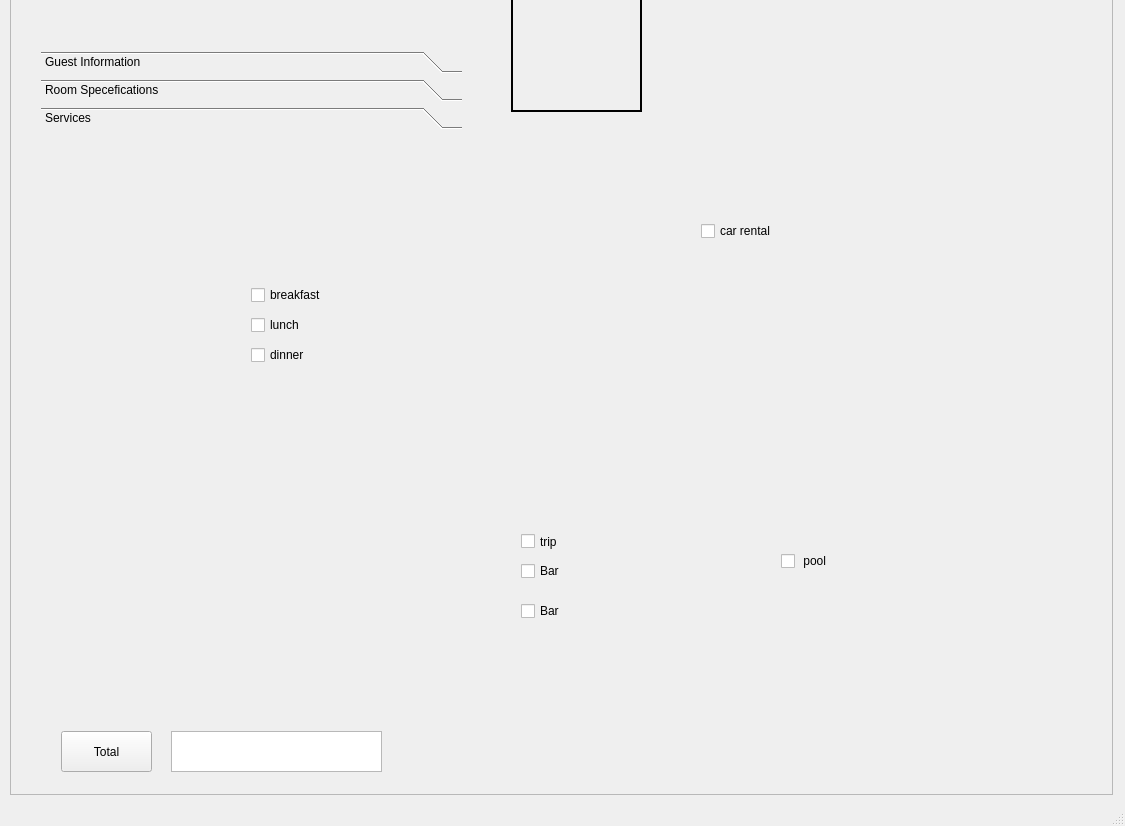
<?xml version="1.0" encoding="UTF-8"?>
<ui version="4.0">
 <class>MainWindow</class>
 <widget class="QMainWindow" name="MainWindow">
  <property name="geometry">
   <rect>
    <x>0</x>
    <y>0</y>
    <width>1125</width>
    <height>826</height>
   </rect>
  </property>
  <property name="windowTitle">
   <string>MainWindow</string>
  </property>
  <widget class="QWidget" name="centralwidget">
   <widget class="QScrollArea" name="scrollArea">
    <property name="geometry">
     <rect>
      <x>10</x>
      <y>-20</y>
      <width>1103</width>
      <height>815</height>
     </rect>
    </property>
    <property name="widgetResizable">
     <bool>true</bool>
    </property>
    <widget class="QWidget" name="scrollAreaWidgetContents">
     <property name="geometry">
      <rect>
       <x>0</x>
       <y>0</y>
       <width>1101</width>
       <height>813</height>
      </rect>
     </property>
     <widget class="QLabel" name="label">
      <property name="geometry">
       <rect>
        <x>500</x>
        <y>10</y>
        <width>131</width>
        <height>121</height>
       </rect>
      </property>
      <property name="layoutDirection">
       <enum>Qt::LeftToRight</enum>
      </property>
      <property name="styleSheet">
       <string notr="true"/>
      </property>
      <property name="frameShape">
       <enum>QFrame::WinPanel</enum>
      </property>
      <property name="lineWidth">
       <number>1</number>
      </property>
      <property name="text">
       <string/>
      </property>
      <property name="pixmap">
       <pixmap resource="../Booking/test.qrc">:/newPrefix/booking.png</pixmap>
      </property>
      <property name="scaledContents">
       <bool>true</bool>
      </property>
     </widget>
     <widget class="QToolBox" name="toolBox">
      <property name="geometry">
       <rect>
        <x>30</x>
        <y>70</y>
        <width>421</width>
        <height>661</height>
       </rect>
      </property>
      <property name="currentIndex">
       <number>2</number>
      </property>
      <widget class="QWidget" name="widget">
       <property name="geometry">
        <rect>
         <x>0</x>
         <y>0</y>
         <width>421</width>
         <height>568</height>
        </rect>
       </property>
       <attribute name="label">
        <string>Guest Information</string>
       </attribute>
       <widget class="QLineEdit" name="lineEdit_6">
        <property name="geometry">
         <rect>
          <x>150</x>
          <y>430</y>
          <width>261</width>
          <height>31</height>
         </rect>
        </property>
        <property name="text">
         <string/>
        </property>
        <property name="placeholderText">
         <string>Please Enter Your National_ID</string>
        </property>
       </widget>
       <widget class="QLineEdit" name="lineEdit_3">
        <property name="geometry">
         <rect>
          <x>150</x>
          <y>190</y>
          <width>261</width>
          <height>31</height>
         </rect>
        </property>
        <property name="text">
         <string/>
        </property>
        <property name="placeholderText">
         <string>Please Enter Your Email</string>
        </property>
       </widget>
       <widget class="QLineEdit" name="lineEdit_5">
        <property name="geometry">
         <rect>
          <x>150</x>
          <y>350</y>
          <width>261</width>
          <height>31</height>
         </rect>
        </property>
        <property name="text">
         <string/>
        </property>
        <property name="placeholderText">
         <string>Please Enter Your Adress</string>
        </property>
       </widget>
       <widget class="QLineEdit" name="lineEdit_2">
        <property name="geometry">
         <rect>
          <x>150</x>
          <y>110</y>
          <width>261</width>
          <height>31</height>
         </rect>
        </property>
        <property name="text">
         <string/>
        </property>
        <property name="placeholderText">
         <string>Please Enter Your Password</string>
        </property>
       </widget>
       <widget class="QLineEdit" name="lineEdit_4">
        <property name="geometry">
         <rect>
          <x>150</x>
          <y>270</y>
          <width>261</width>
          <height>31</height>
         </rect>
        </property>
        <property name="text">
         <string/>
        </property>
        <property name="placeholderText">
         <string>Please Enter Your Phone number</string>
        </property>
       </widget>
       <widget class="QLineEdit" name="lineEdit">
        <property name="geometry">
         <rect>
          <x>150</x>
          <y>30</y>
          <width>261</width>
          <height>31</height>
         </rect>
        </property>
        <property name="text">
         <string/>
        </property>
        <property name="placeholderText">
         <string>Please Enter Username</string>
        </property>
       </widget>
       <widget class="QRadioButton" name="radioButton">
        <property name="geometry">
         <rect>
          <x>160</x>
          <y>510</y>
          <width>95</width>
          <height>20</height>
         </rect>
        </property>
        <property name="text">
         <string>Male</string>
        </property>
       </widget>
       <widget class="QRadioButton" name="radioButton_2">
        <property name="geometry">
         <rect>
          <x>260</x>
          <y>510</y>
          <width>95</width>
          <height>20</height>
         </rect>
        </property>
        <property name="text">
         <string>Female</string>
        </property>
       </widget>
       <widget class="QLabel" name="label_7">
        <property name="geometry">
         <rect>
          <x>30</x>
          <y>0</y>
          <width>91</width>
          <height>91</height>
         </rect>
        </property>
        <property name="minimumSize">
         <size>
          <width>91</width>
          <height>0</height>
         </size>
        </property>
        <property name="maximumSize">
         <size>
          <width>91</width>
          <height>16777215</height>
         </size>
        </property>
        <property name="styleSheet">
         <string notr="true"/>
        </property>
        <property name="text">
         <string/>
        </property>
        <property name="pixmap">
         <pixmap resource="../Booking/test.qrc">:/newPrefix/username.png</pixmap>
        </property>
        <property name="scaledContents">
         <bool>true</bool>
        </property>
       </widget>
       <widget class="QLabel" name="label_8">
        <property name="geometry">
         <rect>
          <x>30</x>
          <y>100</y>
          <width>91</width>
          <height>71</height>
         </rect>
        </property>
        <property name="text">
         <string/>
        </property>
        <property name="pixmap">
         <pixmap>../Booking/pass.png</pixmap>
        </property>
        <property name="scaledContents">
         <bool>true</bool>
        </property>
       </widget>
       <widget class="QLabel" name="label_9">
        <property name="geometry">
         <rect>
          <x>30</x>
          <y>180</y>
          <width>91</width>
          <height>71</height>
         </rect>
        </property>
        <property name="text">
         <string/>
        </property>
        <property name="pixmap">
         <pixmap resource="../Booking/test.qrc">:/newPrefix/email.png</pixmap>
        </property>
        <property name="scaledContents">
         <bool>true</bool>
        </property>
       </widget>
       <widget class="QLabel" name="label_10">
        <property name="geometry">
         <rect>
          <x>30</x>
          <y>260</y>
          <width>91</width>
          <height>71</height>
         </rect>
        </property>
        <property name="text">
         <string/>
        </property>
        <property name="pixmap">
         <pixmap resource="../Booking/test.qrc">:/newPrefix/mobile.png</pixmap>
        </property>
        <property name="scaledContents">
         <bool>true</bool>
        </property>
       </widget>
       <widget class="QLabel" name="label_11">
        <property name="geometry">
         <rect>
          <x>30</x>
          <y>340</y>
          <width>91</width>
          <height>61</height>
         </rect>
        </property>
        <property name="text">
         <string/>
        </property>
        <property name="pixmap">
         <pixmap resource="../Booking/test.qrc">:/newPrefix/add.png</pixmap>
        </property>
        <property name="scaledContents">
         <bool>true</bool>
        </property>
       </widget>
       <widget class="QLabel" name="label_12">
        <property name="geometry">
         <rect>
          <x>30</x>
          <y>420</y>
          <width>91</width>
          <height>61</height>
         </rect>
        </property>
        <property name="text">
         <string/>
        </property>
        <property name="pixmap">
         <pixmap resource="../Booking/test.qrc">:/newPrefix/id.png</pixmap>
        </property>
        <property name="scaledContents">
         <bool>true</bool>
        </property>
       </widget>
       <widget class="QLabel" name="label_13">
        <property name="geometry">
         <rect>
          <x>30</x>
          <y>490</y>
          <width>91</width>
          <height>71</height>
         </rect>
        </property>
        <property name="text">
         <string/>
        </property>
        <property name="pixmap">
         <pixmap resource="../Booking/test.qrc">:/newPrefix/gender.png</pixmap>
        </property>
        <property name="scaledContents">
         <bool>true</bool>
        </property>
       </widget>
      </widget>
      <widget class="QWidget" name="page_2">
       <property name="geometry">
        <rect>
         <x>0</x>
         <y>0</y>
         <width>421</width>
         <height>568</height>
        </rect>
       </property>
       <attribute name="label">
        <string>Room Specefications</string>
       </attribute>
       <widget class="QComboBox" name="comboBox">
        <property name="geometry">
         <rect>
          <x>280</x>
          <y>70</y>
          <width>91</width>
          <height>31</height>
         </rect>
        </property>
        <item>
         <property name="text">
          <string>Single</string>
         </property>
        </item>
        <item>
         <property name="text">
          <string>Double</string>
         </property>
        </item>
        <item>
         <property name="text">
          <string>Family</string>
         </property>
        </item>
        <item>
         <property name="text">
          <string/>
         </property>
        </item>
       </widget>
       <widget class="QLabel" name="label_2">
        <property name="geometry">
         <rect>
          <x>130</x>
          <y>80</y>
          <width>91</width>
          <height>21</height>
         </rect>
        </property>
        <property name="text">
         <string>Room type</string>
        </property>
       </widget>
       <widget class="QDateEdit" name="dateEdit">
        <property name="geometry">
         <rect>
          <x>281</x>
          <y>410</y>
          <width>131</width>
          <height>22</height>
         </rect>
        </property>
       </widget>
       <widget class="QDateEdit" name="dateEdit_2">
        <property name="geometry">
         <rect>
          <x>281</x>
          <y>460</y>
          <width>131</width>
          <height>22</height>
         </rect>
        </property>
       </widget>
       <widget class="QLabel" name="label_3">
        <property name="geometry">
         <rect>
          <x>130</x>
          <y>410</y>
          <width>111</width>
          <height>16</height>
         </rect>
        </property>
        <property name="text">
         <string>Check in date</string>
        </property>
       </widget>
       <widget class="QLabel" name="label_4">
        <property name="geometry">
         <rect>
          <x>130</x>
          <y>460</y>
          <width>121</width>
          <height>16</height>
         </rect>
        </property>
        <property name="text">
         <string>Check out date</string>
        </property>
       </widget>
       <widget class="QSpinBox" name="spinBox">
        <property name="geometry">
         <rect>
          <x>290</x>
          <y>220</y>
          <width>42</width>
          <height>22</height>
         </rect>
        </property>
       </widget>
       <widget class="QSpinBox" name="spinBox_2">
        <property name="geometry">
         <rect>
          <x>290</x>
          <y>260</y>
          <width>42</width>
          <height>22</height>
         </rect>
        </property>
       </widget>
       <widget class="QLabel" name="label_5">
        <property name="geometry">
         <rect>
          <x>130</x>
          <y>230</y>
          <width>101</width>
          <height>16</height>
         </rect>
        </property>
        <property name="text">
         <string>no_of adults</string>
        </property>
       </widget>
       <widget class="QLabel" name="label_6">
        <property name="geometry">
         <rect>
          <x>130</x>
          <y>260</y>
          <width>111</width>
          <height>16</height>
         </rect>
        </property>
        <property name="text">
         <string>no_of children</string>
        </property>
       </widget>
       <widget class="QLabel" name="label_17">
        <property name="geometry">
         <rect>
          <x>0</x>
          <y>30</y>
          <width>121</width>
          <height>121</height>
         </rect>
        </property>
        <property name="text">
         <string/>
        </property>
        <property name="pixmap">
         <pixmap resource="../Booking/test.qrc">:/newPrefix/room.png</pixmap>
        </property>
        <property name="scaledContents">
         <bool>true</bool>
        </property>
       </widget>
       <widget class="QLabel" name="label_18">
        <property name="geometry">
         <rect>
          <x>-10</x>
          <y>200</y>
          <width>131</width>
          <height>121</height>
         </rect>
        </property>
        <property name="text">
         <string/>
        </property>
        <property name="pixmap">
         <pixmap resource="../Booking/test.qrc">:/newPrefix/adult children2.png</pixmap>
        </property>
        <property name="scaledContents">
         <bool>true</bool>
        </property>
       </widget>
       <widget class="QLabel" name="label_19">
        <property name="geometry">
         <rect>
          <x>-10</x>
          <y>380</y>
          <width>131</width>
          <height>121</height>
         </rect>
        </property>
        <property name="text">
         <string/>
        </property>
        <property name="pixmap">
         <pixmap resource="../Booking/test.qrc">:/newPrefix/calender.png</pixmap>
        </property>
        <property name="scaledContents">
         <bool>true</bool>
        </property>
       </widget>
      </widget>
      <widget class="QWidget" name="page_3">
       <property name="geometry">
        <rect>
         <x>0</x>
         <y>0</y>
         <width>421</width>
         <height>568</height>
        </rect>
       </property>
       <attribute name="label">
        <string>Services</string>
       </attribute>
       <widget class="QCheckBox" name="checkBox_3">
        <property name="geometry">
         <rect>
          <x>210</x>
          <y>150</y>
          <width>151</width>
          <height>20</height>
         </rect>
        </property>
        <property name="text">
         <string>breakfast</string>
        </property>
       </widget>
       <widget class="QCheckBox" name="checkBox_5">
        <property name="geometry">
         <rect>
          <x>210</x>
          <y>210</y>
          <width>151</width>
          <height>20</height>
         </rect>
        </property>
        <property name="text">
         <string>dinner</string>
        </property>
       </widget>
       <widget class="QCheckBox" name="checkBox_4">
        <property name="geometry">
         <rect>
          <x>210</x>
          <y>180</y>
          <width>151</width>
          <height>20</height>
         </rect>
        </property>
        <property name="text">
         <string>lunch</string>
        </property>
       </widget>
       <widget class="QLabel" name="label_21">
        <property name="geometry">
         <rect>
          <x>10</x>
          <y>140</y>
          <width>121</width>
          <height>121</height>
         </rect>
        </property>
        <property name="text">
         <string/>
        </property>
        <property name="pixmap">
         <pixmap resource="../Booking/test.qrc">:/newPrefix/food.png</pixmap>
        </property>
        <property name="scaledContents">
         <bool>true</bool>
        </property>
       </widget>
      </widget>
     </widget>
     <widget class="QPushButton" name="pushButton">
      <property name="geometry">
       <rect>
        <x>50</x>
        <y>750</y>
        <width>91</width>
        <height>41</height>
       </rect>
      </property>
      <property name="text">
       <string>Total</string>
      </property>
     </widget>
     <widget class="QListView" name="listView">
      <property name="geometry">
       <rect>
        <x>160</x>
        <y>750</y>
        <width>211</width>
        <height>41</height>
       </rect>
      </property>
     </widget>
     <widget class="QCheckBox" name="checkBox_8">
      <property name="geometry">
       <rect>
        <x>510</x>
        <y>620</y>
        <width>151</width>
        <height>20</height>
       </rect>
      </property>
      <property name="text">
       <string>Bar</string>
      </property>
     </widget>
     <widget class="QLabel" name="label_20">
      <property name="geometry">
       <rect>
        <x>490</x>
        <y>200</y>
        <width>121</width>
        <height>121</height>
       </rect>
      </property>
      <property name="text">
       <string/>
      </property>
      <property name="pixmap">
       <pixmap resource="../Booking/test.qrc">:/newPrefix/caar.png</pixmap>
      </property>
      <property name="scaledContents">
       <bool>true</bool>
      </property>
     </widget>
     <widget class="QCheckBox" name="checkBox_2">
      <property name="geometry">
       <rect>
        <x>770</x>
        <y>570</y>
        <width>151</width>
        <height>20</height>
       </rect>
      </property>
      <property name="text">
       <string> pool</string>
      </property>
     </widget>
     <widget class="QCheckBox" name="checkBox_7">
      <property name="geometry">
       <rect>
        <x>510</x>
        <y>550</y>
        <width>121</width>
        <height>21</height>
       </rect>
      </property>
      <property name="text">
       <string>trip</string>
      </property>
     </widget>
     <widget class="QLabel" name="label_22">
      <property name="geometry">
       <rect>
        <x>570</x>
        <y>470</y>
        <width>121</width>
        <height>121</height>
       </rect>
      </property>
      <property name="text">
       <string/>
      </property>
      <property name="pixmap">
       <pixmap resource="../Booking/test.qrc">:/newPrefix/room.png</pixmap>
      </property>
      <property name="scaledContents">
       <bool>true</bool>
      </property>
     </widget>
     <widget class="QCheckBox" name="checkBox">
      <property name="geometry">
       <rect>
        <x>690</x>
        <y>240</y>
        <width>151</width>
        <height>20</height>
       </rect>
      </property>
      <property name="text">
       <string>car rental</string>
      </property>
     </widget>
     <widget class="QCheckBox" name="checkBox_6">
      <property name="geometry">
       <rect>
        <x>510</x>
        <y>580</y>
        <width>151</width>
        <height>20</height>
       </rect>
      </property>
      <property name="text">
       <string>Bar</string>
      </property>
     </widget>
    </widget>
   </widget>
  </widget>
  <widget class="QMenuBar" name="menubar">
   <property name="geometry">
    <rect>
     <x>0</x>
     <y>0</y>
     <width>1125</width>
     <height>26</height>
    </rect>
   </property>
  </widget>
  <widget class="QStatusBar" name="statusbar"/>
 </widget>
 <resources>
  <include location="../Booking/test.qrc"/>
  <include location="../Booking/test.qrc"/>
 </resources>
 <connections/>
</ui>
